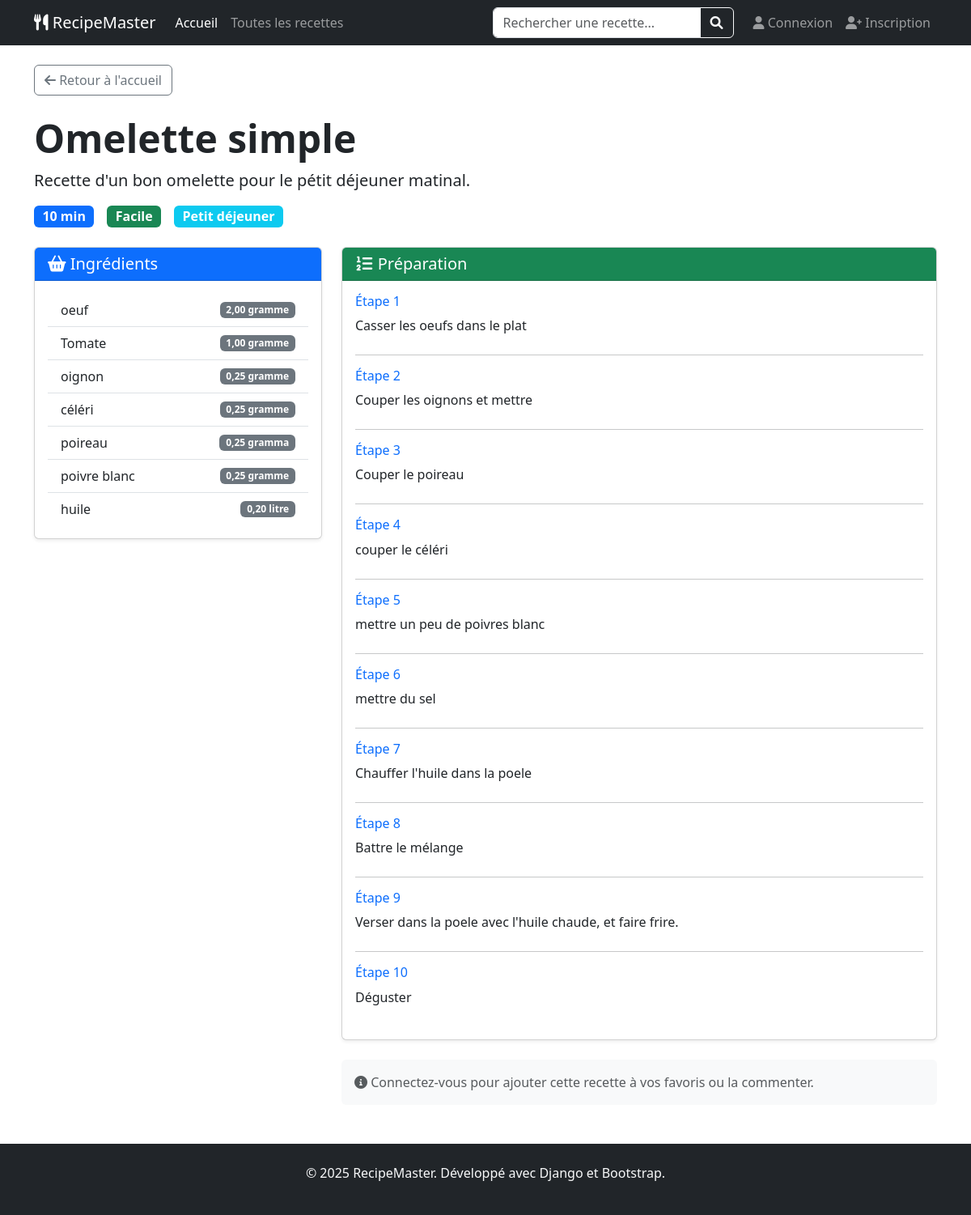
The app's page /recette/1/ with its own data.
### recipes/models.py (models this page shows, shortened)
class Recipe(models.Model):
    DIFFICULTE_CHOICES = [
        ('facile', 'Facile'),
        ('moyen', 'Moyen'),
        ('difficile', 'Difficile'),
    ]
    titre = models.CharField(
        max_length=100,
        unique=True,
        verbose_name="Titre de la recette"  # ✅ Correction orthographe
    )
    categorie = models.ForeignKey(
        Category,
        on_delete=models.SET_NULL,  # Si on supprime la catégorie, la recette garde sa catégorie vide
        null=True,
        blank=True,
        related_name='recettes',
        verbose_name='Catégorie'
    )
    description = models.TextField(  # ✅ TextField au lieu de CharField pour texte long
        max_length=1000,
        verbose_name='Description'
    )
    temps_preparation = models.PositiveIntegerField(  # ✅ Temps en minutes
        verbose_name="Temps de préparation (minutes)"
    )
    difficulte = models.CharField(
        max_length=20,
        choices=DIFFICULTE_CHOICES,
        default='moyen',
        verbose_name="Niveau de difficulté"
    )
    date_creation = models.DateTimeField(auto_now_add=True)
    date_modification = models.DateTimeField(auto_now=True)
    class Meta:
        verbose_name = 'Recette'  # ✅ Orthographe
        verbose_name_plural = 'Recettes'
        ordering = ['titre']  # ✅ Ordre par titre

class Category(models.Model):
    nom = models.CharField(
        max_length=50,
        unique=True,
        verbose_name="Nom de la catégorie"
    )
    class Meta:
        verbose_name = 'Catégorie'
        verbose_name_plural = 'Catégories'
        ordering = ['nom']

class RecipeIngredient(models.Model):
    recette = models.ForeignKey(
        Recipe,
        on_delete=models.CASCADE,
        related_name='ingredients_recette'
    )
    ingredient = models.ForeignKey(
        'ingredients.Ingredient',  # Référence à l'app ingredients
        on_delete=models.CASCADE
    )
    quantite = models.DecimalField(  #  Pour gérer 0.5, 2.5, etc.
        max_digits=6,
        decimal_places=2,
        verbose_name="Quantité"
    )
    unite = models.CharField(
        max_length=20,
        verbose_name="Unité de mesure",
        help_text="Ex: g, kg, ml, L, cuillère à soupe, pincée..."
    )
    class Meta:
        verbose_name_plural = "Ingredients de la recette"
        unique_together = ['recette', 'ingredient']  #  Évite les doublons

class RecipeStep(models.Model):  #
    recette = models.ForeignKey(
        Recipe,
        on_delete=models.CASCADE,
        related_name='etapes'
    )
    ordre = models.PositiveIntegerField(verbose_name="Ordre de l'étape")
    description = models.TextField(
        verbose_name="Description de l'étape"
    )
    class Meta:
        verbose_name = 'Étape de préparation'
        verbose_name_plural = 'Étapes de préparation'
        ordering = ['recette', 'ordre']  # ✅ Trie par recette puis ordre

### ingredients/models.py (models this page shows, shortened)
class Ingredient (models.Model):
    nom = models.CharField(
         max_length=50, unique= True, verbose_name= "Nom de l'ingrédient"
         )
    categorie = models.CharField(
        max_length=30,
        choices=[
            ('legume', 'Légume'),
            ('fruit', 'Fruit'),
            ('viande', 'Viande'),
            ('poisson', 'Poisson'),
            ('epice', 'Épice'),
            ('laitier', 'Laitier'),
            ('feculent', 'Féculent'),
        ],
        default='legume',
        verbose_name="Catégorie alimentaire"
    )
    date_creation = models.DateTimeField(auto_now_add= True)
    date_modification = models.DateTimeField(auto_now= True)
    class Meta:
        verbose_name = "Ingrédient"
        verbose_name_plural = "Ingrédients"
        ordering = ['nom'] #Trier par nom par défaut

### recipes/views.py (the view)
# urls.py: path('recette/<int:recipe_id>/', recipe_detail, name='recipe_detail'),
def recipe_detail(request, recipe_id):
    recipe = get_object_or_404(Recipe, id=recipe_id)
    ingredients = recipe.ingredients_recette.all()
    etapes = recipe.etapes.all().order_by('ordre')
    context = {
        'recipe': recipe,
        'ingredients': ingredients,
        'etapes': etapes,
    }
    return render(request, 'recipes/recipe_detail.html', context)

### recipes/templates/recipes/recipe_detail.html (shortened to what this page needs)
{% extends 'recipes/base.html' %}
{% block content %}
<div class="container mt-4">
    <a href="{% url 'home' %}" class="btn btn-outline-secondary mb-4">
        <i class="fas fa-arrow-left"></i> Retour à l'accueil
    </a>
    <div class="row">
        <div class="col-lg-8">
            <h1 class="display-5 fw-bold">{{ recipe.titre }}</h1>
            <p class="lead">{{ recipe.description }}</p>
            <div class="d-flex gap-3 mb-4">
                <span class="badge bg-primary fs-6">{{ recipe.temps_preparation }} min</span>
                <span class="badge bg-success fs-6">{{ recipe.difficulte|title }}</span>
                <span class="badge bg-info fs-6">{{ recipe.categorie.nom }}</span>
            </div>
        </div>
    </div>
    <div class="row">
        <div class="col-lg-4">
            <div class="card shadow-sm">
                <div class="card-header bg-primary text-white">
                    <h5 class="mb-0"><i class="fas fa-shopping-basket"></i> Ingrédients</h5>
                </div>
                <div class="card-body">
                    <ul class="list-group list-group-flush">
                        {% for ingredient in ingredients %}
                        <li class="list-group-item d-flex justify-content-between align-items-center">
                            {{ ingredient.ingredient.nom }}
                            <span class="badge bg-secondary">
                                {{ ingredient.quantite }} {{ ingredient.unite }}
                            </span>
                        </li>
                        {% empty %}
                        <li class="list-group-item text-muted">Aucun ingrédient renseigné</li>
                        {% endfor %}
                    </ul>
                </div>
            </div>
        </div>
        <div class="col-lg-8">
            <div class="card shadow-sm">
                <div class="card-header bg-success text-white">
                    <h5 class="mb-0"><i class="fas fa-list-ol"></i> Préparation</h5>
                </div>
                <div class="card-body">
                    {% for etape in etapes %}
                    <div class="mb-4">
                        <h6 class="text-primary">Étape {{ etape.ordre }}</h6>
                        <p class="mb-0">{{ etape.description }}</p>
                    </div>
                    {% if not forloop.last %}<hr>{% endif %}
                    {% empty %}
                    <p class="text-muted">Aucune étape renseignée</p>
                    {% endfor %}
                </div>
            </div>
            <div class="mt-4 p-3 bg-light rounded">
                <p class="text-muted mb-0">
                    <i class="fas fa-info-circle"></i>
                    Connectez-vous pour ajouter cette recette à vos favoris ou la commenter.
                </p>
            </div>
        </div>
    </div>
</div>
{% endblock %}

### records on screen
Recipe: titre "Omelette simple", description "Recette d'un bon omelette pour le pétit déjeuner matinal.", temps_preparation "10", difficulte "Facile", categorie.nom "Petit déjeuner"
RecipeIngredient: ingredient.nom "oeuf", quantite "2,00", unite "gramme"
RecipeIngredient: ingredient.nom "Tomate", quantite "1,00", unite "gramme"
RecipeIngredient: ingredient.nom "oignon", quantite "0,25", unite "gramme"
RecipeIngredient: ingredient.nom "céléri", quantite "0,25", unite "gramme"
RecipeIngredient: ingredient.nom "poireau", quantite "0,25", unite "gramma"
RecipeIngredient: ingredient.nom "poivre blanc", quantite "0,25", unite "gramme"
RecipeIngredient: ingredient.nom "huile", quantite "0,20", unite "litre"
RecipeStep: ordre "1", description "Casser les oeufs dans le plat"
RecipeStep: ordre "2", description "Couper les oignons et mettre"
RecipeStep: ordre "3", description "Couper le poireau"
RecipeStep: ordre "4", description "couper le céléri"
RecipeStep: ordre "5", description "mettre un peu de poivres blanc"
RecipeStep: ordre "6", description "mettre du sel"
RecipeStep: ordre "7", description "Chauffer l'huile dans la poele"
RecipeStep: ordre "8", description "Battre le mélange"
RecipeStep: ordre "9", description "Verser dans la poele avec l'huile chaude, et faire frire."
RecipeStep: ordre "10", description "Déguster"
